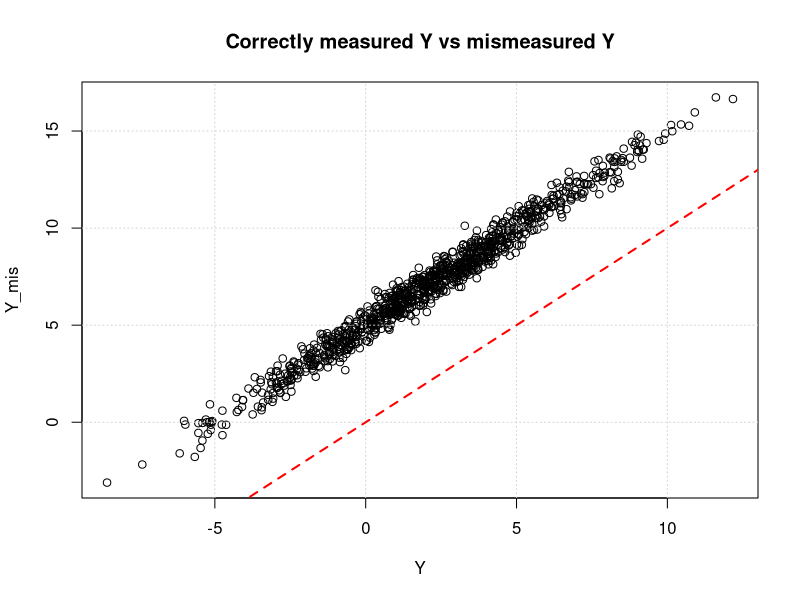
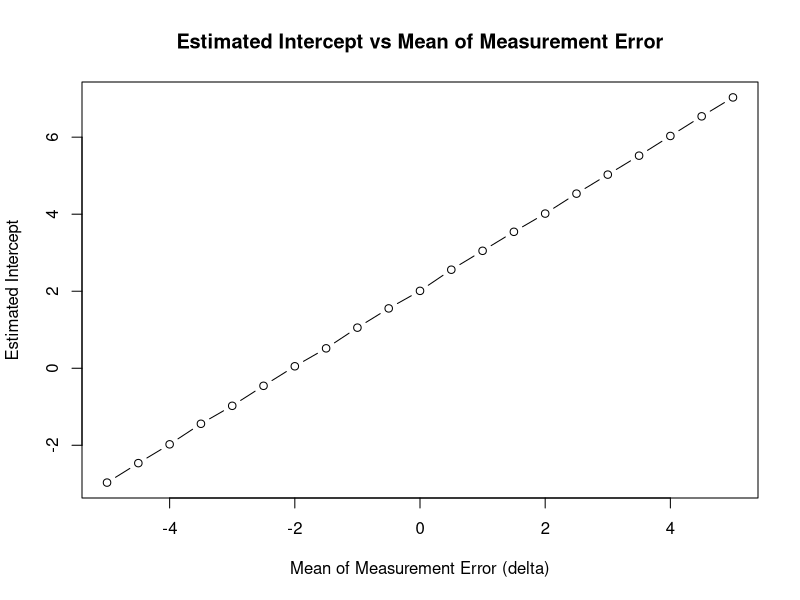
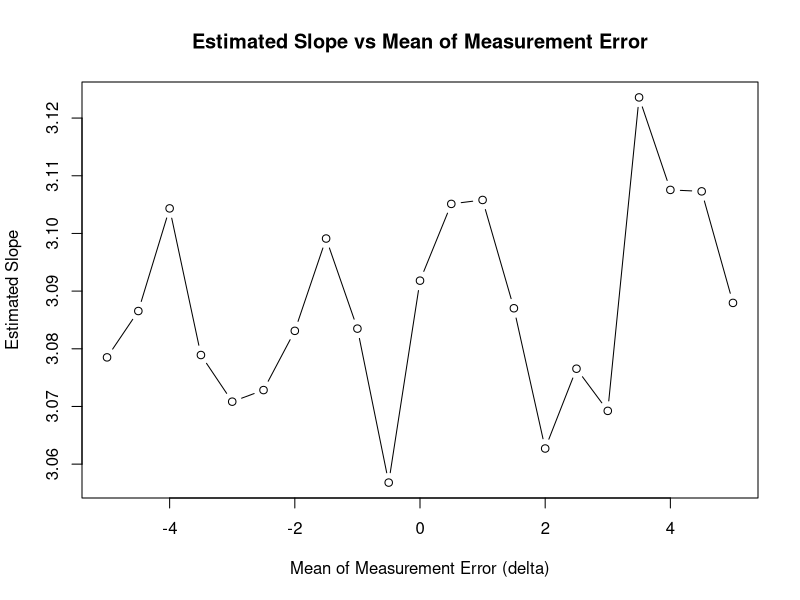
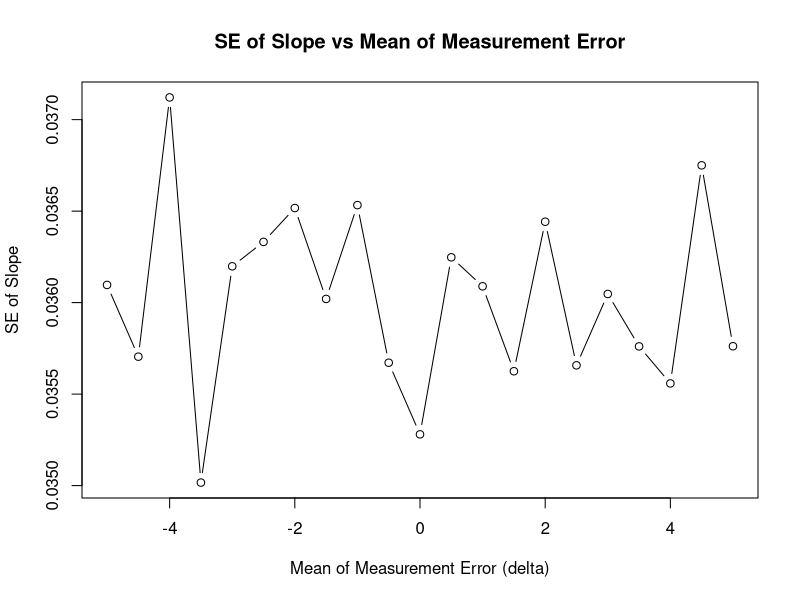
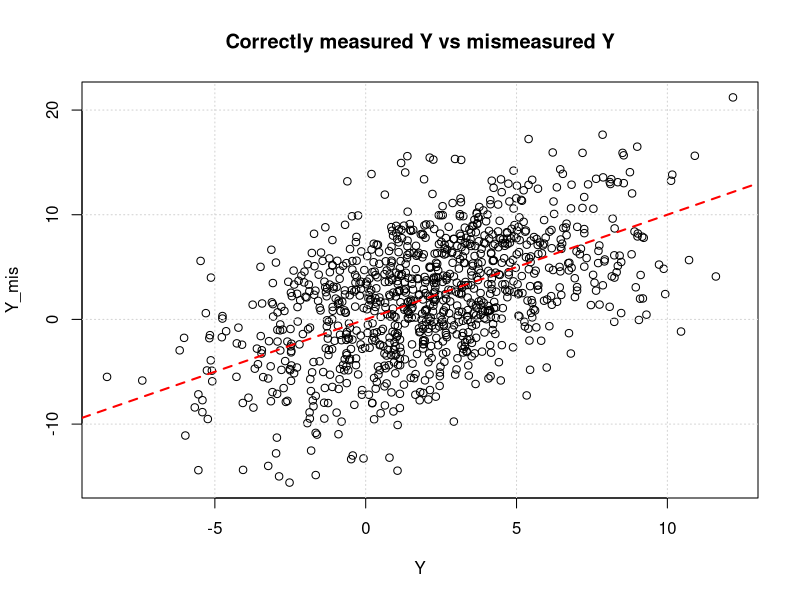
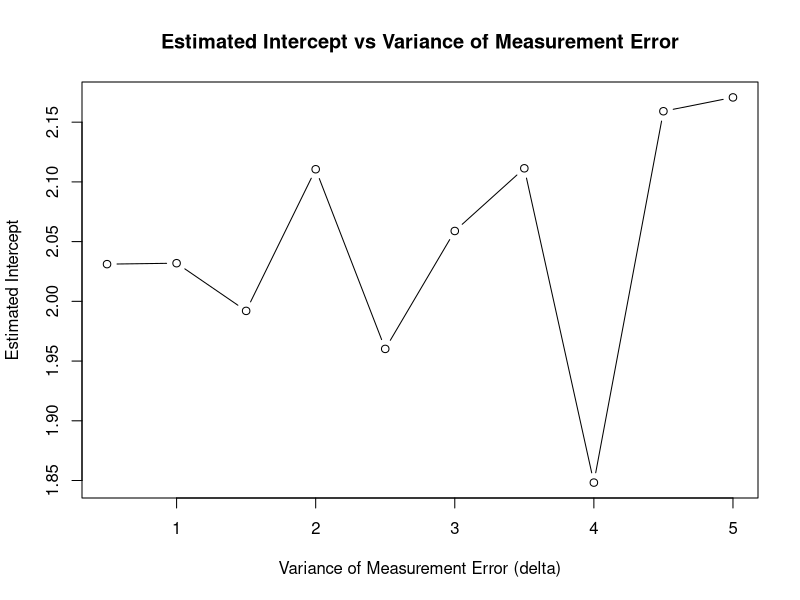
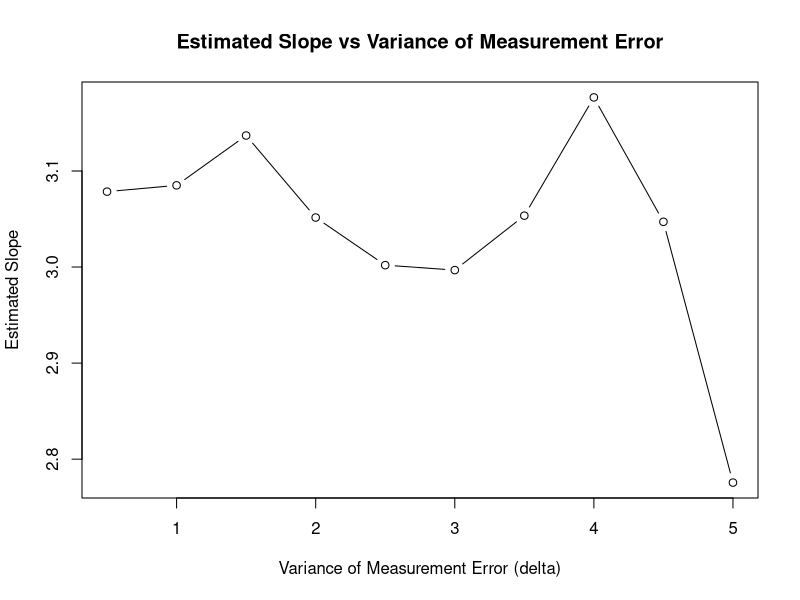
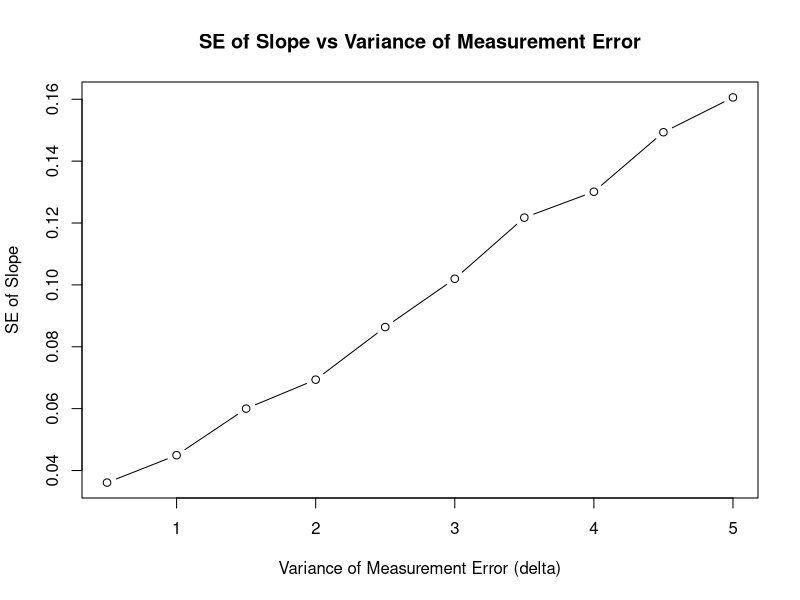

Here is the R script that generated these plots, in order:
## ---- chunk 1
set.seed(123)

# True model parameters
n <- 1000
beta0 <- 2
beta1 <- 3

# Generate independent variable X
X <- rnorm(n, mean = 0, sd = 1)

# Generate true Y
epsilon <- rnorm(n, mean = 0, sd = 1)
Y <- beta0 + beta1 * X + epsilon

# Try different values of mean measurement error (delta)
delta_means <- seq(-5, 5, by = 0.5)

# Store results
results <- data.frame(
  delta_mean = delta_means,
  intercept_hat = NA,
  slope_hat = NA,
  se_slope = NA
)

for (i in seq_along(delta_means)) {
  delta <- rnorm(n, mean = delta_means[i], sd = 0.5)
  Y_mis <- Y + delta
  
  model <- lm(Y_mis ~ X)
  summary_model <- summary(model)
  
  results$intercept_hat[i] <- coef(model)[1]
  results$slope_hat[i] <- coef(model)[2]
  results$se_slope[i] <- summary_model$coefficients[2, 2]
}

## ---- chunk 2

# Plot results


plot(Y, Y_mis, type = "p",
     main = "Correctly measured Y vs mismeasured Y",
     xlab = "Y", ylab = "Y_mis")
grid()
abline(a = 0, b = 1, col = "red", lty = 2, lwd = 2)  
## ---- chunk 3

# Plot results


plot(results$delta_mean, results$intercept_hat, type = "b",
     main = "Estimated Intercept vs Mean of Measurement Error",
     xlab = "Mean of Measurement Error (delta)", ylab = "Estimated Intercept")
## ---- chunk 4


plot(results$delta_mean, results$slope_hat, type = "b",
     main = "Estimated Slope vs Mean of Measurement Error",
     xlab = "Mean of Measurement Error (delta)", ylab = "Estimated Slope")


## ---- chunk 5


plot(results$delta_mean, results$se_slope, type = "b",
     main = "SE of Slope vs Mean of Measurement Error",
     xlab = "Mean of Measurement Error (delta)", ylab = "SE of Slope")
## ---- chunk 6
set.seed(123)

# True model parameters
n <- 1000
beta0 <- 2
beta1 <- 3

# Generate independent variable X
X <- rnorm(n, mean = 0, sd = 1)

# Generate true Y
epsilon <- rnorm(n, mean = 0, sd = 1)
Y <- beta0 + beta1 * X + epsilon

# Try different values of variance measurement error (delta)
delta_var <- seq(0.5, 5, by = 0.5)

# Store results
results <- data.frame(
  delta_var = delta_var,
  intercept_hat = NA,
  slope_hat = NA,
  se_slope = NA
)

for (i in seq_along(delta_var)) {
  delta <- rnorm(n, mean = 0, sd = delta_var[i])
  Y_mis <- Y + delta
  
  model <- lm(Y_mis ~ X)
  summary_model <- summary(model)
  
  results$intercept_hat[i] <- coef(model)[1]
  results$slope_hat[i] <- coef(model)[2]
  results$se_slope[i] <- summary_model$coefficients[2, 2]
}

## ---- chunk 7

# Plot results


plot(Y, Y_mis, type = "p",
     main = "Correctly measured Y vs mismeasured Y",
     xlab = "Y", ylab = "Y_mis")
grid()
abline(a = 0, b = 1, col = "red", lty = 2, lwd = 2)  
## ---- chunk 8

# Plot results


plot(results$delta_var, results$intercept_hat, type = "b",
     main = "Estimated Intercept vs Variance of Measurement Error",
     xlab = "Variance of Measurement Error (delta)", ylab = "Estimated Intercept")
## ---- chunk 9


plot(results$delta_var, results$slope_hat, type = "b",
     main = "Estimated Slope vs Variance of Measurement Error",
     xlab = "Variance of Measurement Error (delta)", ylab = "Estimated Slope")


## ---- chunk 10


plot(results$delta_var, results$se_slope, type = "b",
     main = "SE of Slope vs Variance of Measurement Error",
     xlab = "Variance of Measurement Error (delta)", ylab = "SE of Slope")
## ---- chunk 11

set.seed(123)
n <- 1000
beta0 <- 2
beta1 <- 3

cor_values <- seq(-0.9, 0.9, by = 0.1)

results <- data.frame(
  cor = cor_values,
  intercept_hat = NA,
  slope_hat = NA,
  se_intercept = NA,
  se_slope = NA
)

for (i in seq_along(cor_values)) {
  # Simulate correlated errors using multivariate normal

  r <- cor_values[i]
  var1 <- 1   # variance of variable 1
  var2 <- 9   # variance of variable 2

  cov12 <- r * sqrt(var1) * sqrt(var2)

  Sigma <- matrix(c(var1, cov12,
                  cov12, var2), 2, 2)
  errors <- MASS::mvrnorm(n, mu = c(0, 0), Sigma = Sigma)
  
  X <- errors[, 1]                  # X has variance 1
  eps_mis <- errors[, 2]           # Measurement error in Y
  eta <- rnorm(n, 0, 1)            # True error in Y
  
  Y <- beta0 + beta1 * X + eta
  Y_mis <- Y + eps_mis             # Mismeasured Y

  model <- lm(Y_mis ~ X)
  summary_model <- summary(model)
  
  results$intercept_hat[i] <- coef(model)[1]
  results$slope_hat[i] <- coef(model)[2]
  results$se_intercept[i] <- summary_model$coefficients[1, 2]
  results$se_slope[i] <- summary_model$coefficients[2, 2]
}

## ---- chunk 12

# Plot results


plot(Y, Y_mis, type = "p",
     main = "Correctly measured Y vs mismeasured Y",
     xlab = "Y", ylab = "Y_mis")
grid()
abline(a = 0, b = 1, col = "red", lty = 2, lwd = 2)  
## ---- chunk 13

# Plot results

plot(results$cor, results$intercept_hat, type = "b", main = "Estimated Intercept",
     xlab = "Corr(X, error in Y)", ylab = "Intercept")
## ---- chunk 14
plot(results$cor, results$slope_hat, type = "b", main = "Estimated Slope",
     xlab = "Corr(X, error in Y)", ylab = "Slope")
## ---- chunk 15

plot(results$cor, results$se_intercept, type = "b", main = "SE of Intercept",
     xlab = "Corr(X, error in Y)", ylab = "SE(Intercept)")
## ---- chunk 16
plot(results$cor, results$se_slope, type = "b", main = "SE of Slope",
     xlab = "Corr(X, error in Y)", ylab = "SE(Slope)")
## ---- chunk 17

set.seed(123)

# True model parameters
n <- 1000
beta0 <- 2
beta1 <- 3

# Generate true X
X <- rnorm(n, mean = 0, sd = 1)

# Generate true Y from the model
epsilon <- rnorm(n, mean = 0, sd = 1)
Y <- beta0 + beta1 * X + epsilon

# Try different values for the mean of the measurement error in X
delta_means <- seq(-5, 5, by = 0.5)

# Store results
results <- data.frame(
  delta_mean = delta_means,
  intercept_hat = NA,
  slope_hat = NA,
  se_slope = NA
)

for (i in seq_along(delta_means)) {
  delta <- rnorm(n, mean = delta_means[i], sd = 0.5)
  X_mis <- X + delta
  
  model <- lm(Y ~ X_mis)
  summary_model <- summary(model)
  
  results$intercept_hat[i] <- coef(model)[1]
  results$slope_hat[i] <- coef(model)[2]
  results$se_slope[i] <- summary_model$coefficients[2, 2]
}

## ---- chunk 18

# Plot results


plot(X, X_mis, type = "p",
     main = "Correctly measured X vs mismeasured X",
     xlab = "X", ylab = "X_mis")
grid()
abline(a = 0, b = 1, col = "red", lty = 2, lwd = 2)  
## ---- chunk 19

# Plot results

plot(results$delta_mean, results$intercept_hat, type = "b",
     main = "Estimated Intercept vs Mean of Measurement Error in X",
     xlab = "Mean of Measurement Error (delta)", ylab = "Estimated Intercept")
## ---- chunk 20

plot(results$delta_mean, results$slope_hat, type = "b",
     main = "Estimated Slope vs Mean of Measurement Error in X",
     xlab = "Mean of Measurement Error (delta)", ylab = "Estimated Slope")

## ---- chunk 21

plot(results$delta_mean, results$se_slope, type = "b",
     main = "SE of Slope vs Mean of Measurement Error in X",
     xlab = "Mean of Measurement Error (delta)", ylab = "Standard Error of Slope")
